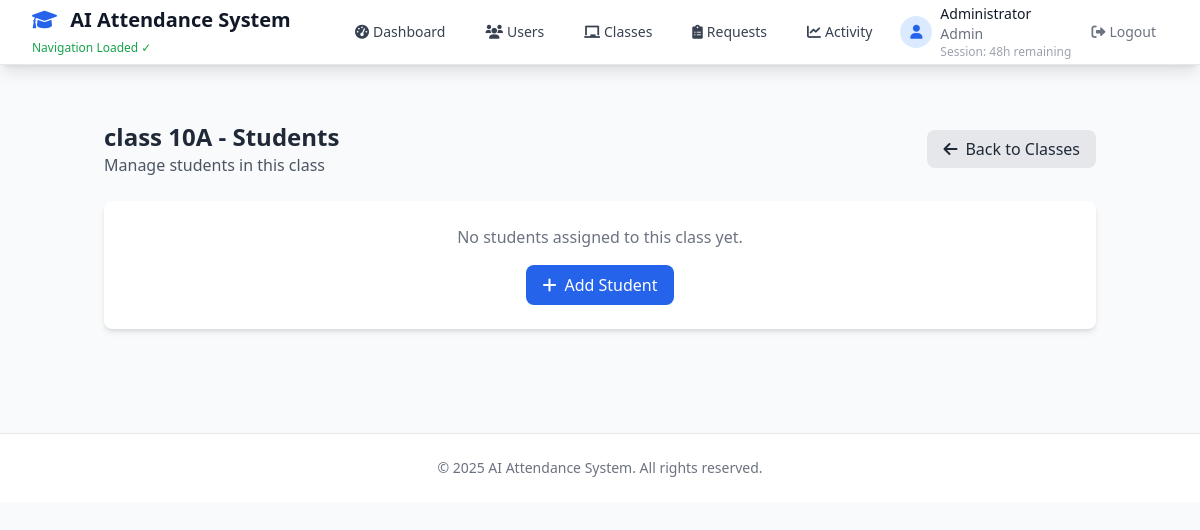
/admin/classes/students/6 (signed in), run on an earlier commit of the app's database.
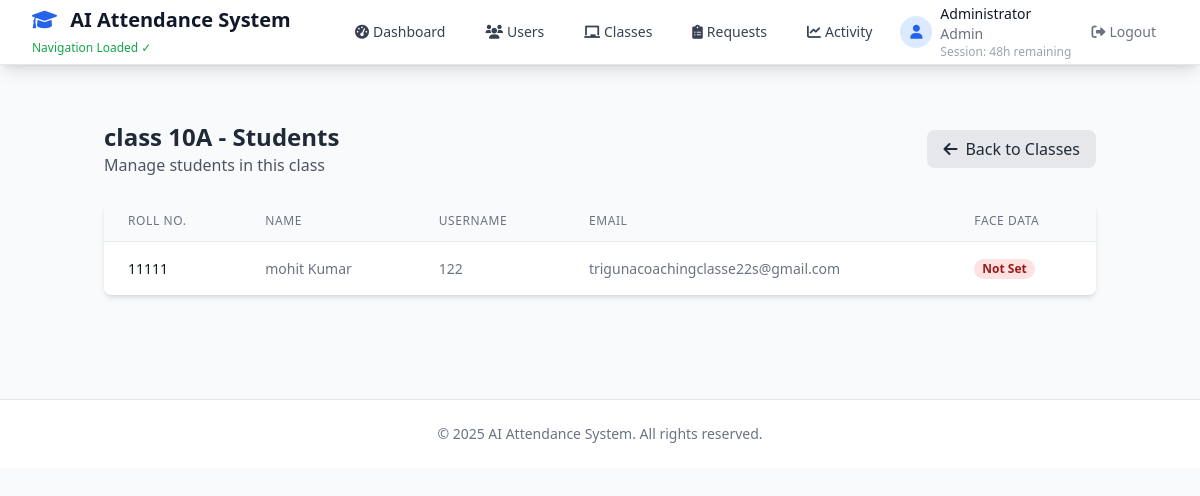
And on a later commit of the database.
### tables this page shows
CREATE TABLE class_assignments (
                id INTEGER PRIMARY KEY AUTOINCREMENT,
                user_id INTEGER NOT NULL,
                class_id INTEGER NOT NULL,
                role TEXT NOT NULL, -- 'teacher' or 'student'
                roll_number TEXT, -- for students
                assigned_at TIMESTAMP DEFAULT CURRENT_TIMESTAMP,
                FOREIGN KEY (user_id) REFERENCES users (id),
                FOREIGN KEY (class_id) REFERENCES classes (id),
                UNIQUE(user_id, class_id, role)
            );

CREATE TABLE users (
                id INTEGER PRIMARY KEY AUTOINCREMENT,
                username TEXT UNIQUE NOT NULL,
                password_hash TEXT NOT NULL,
                email TEXT UNIQUE NOT NULL,
                name TEXT NOT NULL,
                role TEXT NOT NULL DEFAULT 'student',
                created_at TIMESTAMP DEFAULT CURRENT_TIMESTAMP
            );

### app.py (the view)
@app.route('/admin/classes/students/<int:class_id>')
@admin_required
@track_activity('admin_class_students')
def admin_class_students(class_id):
    class_data = class_service.get_class_by_id(class_id)
    if not class_data:
        flash('Class not found', 'error')
        return redirect(url_for('admin_classes'))
    students = class_service.get_class_students(class_id)
    return render_template('admin/class_students.html',
                         class_data=class_data,
                         students=students)

### app.py (called while the page is built)
@app.context_processor
def inject_session():
    return {'session': session}

### backend/auth.py (called while the page is built)
def admin_required(f):
    @wraps(f)
    def decorated_function(*args, **kwargs):
        if 'user_id' not in session:
            return redirect(url_for('login'))
        if 'login_time' in session:
            login_time = datetime.fromisoformat(session['login_time'])
            if datetime.now() - login_time > timedelta(hours=48):
                session.clear()
                flash('Your session has expired. Please log in again.', 'info')
                return redirect(url_for('login'))
        if session.get('role') != 'admin':
            flash('Access denied. Admin privileges required.', 'error')
            return redirect(url_for('dashboard'))
        return f(*args, **kwargs)
    return decorated_function

### backend/database.py (called while the page is built)
    def get_db(self):
        conn = sqlite3.connect(self.db_path)
        conn.row_factory = sqlite3.Row
        return conn

### backend/models.py (called while the page is built)
    def get_by_id(self, class_id):
        conn = self.db.get_db()
        cursor = conn.cursor()
        cursor.execute('SELECT * FROM classes WHERE id = ?', (class_id,))
        class_data = cursor.fetchone()
        conn.close()
        return class_data

### templates/admin/class_students.html (shortened to what this page needs)
{% extends 'layout.html' %}
{% block content %}
<div class="container mx-auto px-4 py-8">
    <div class="flex justify-between items-center mb-6">
        <div>
            <h1 class="text-2xl font-bold text-gray-800">{{ class_data.name }} - Students</h1>
            <p class="text-gray-600">Manage students in this class</p>
        </div>
        <div>
            <a href="{{ url_for('admin_classes') }}" class="bg-gray-200 hover:bg-gray-300 text-gray-800 px-4 py-2 rounded-lg font-medium transition duration-200">
                <i class="fas fa-arrow-left mr-2"></i>Back to Classes
            </a>
        </div>
    </div>
    <div class="bg-white rounded-lg shadow-md overflow-hidden">
        {% if students %}
        <table class="min-w-full divide-y divide-gray-200">
            <thead class="bg-gray-50">
                <tr>
                    <th scope="col" class="px-6 py-3 text-left text-xs font-medium text-gray-500 uppercase tracking-wider">Roll No.</th>
                    <th scope="col" class="px-6 py-3 text-left text-xs font-medium text-gray-500 uppercase tracking-wider">Name</th>
                    <th scope="col" class="px-6 py-3 text-left text-xs font-medium text-gray-500 uppercase tracking-wider">Username</th>
                    <th scope="col" class="px-6 py-3 text-left text-xs font-medium text-gray-500 uppercase tracking-wider">Email</th>
                    <th scope="col" class="px-6 py-3 text-left text-xs font-medium text-gray-500 uppercase tracking-wider">Face Data</th>
                </tr>
            </thead>
            <tbody class="bg-white divide-y divide-gray-200">
                {% for student in students %}
                <tr>
                    <td class="px-6 py-4 whitespace-nowrap text-sm font-medium text-gray-900">{{ student.roll_number }}</td>
                    <td class="px-6 py-4 whitespace-nowrap text-sm text-gray-500">{{ student.name }}</td>
                    <td class="px-6 py-4 whitespace-nowrap text-sm text-gray-500">{{ student.username }}</td>
                    <td class="px-6 py-4 whitespace-nowrap text-sm text-gray-500">{{ student.email }}</td>
                    <td class="px-6 py-4 whitespace-nowrap text-sm text-gray-500">
                        {% if student.has_face_data %}
                        <span class="px-2 inline-flex text-xs leading-5 font-semibold rounded-full bg-green-100 text-green-800">
                            Available
                        </span>
                        {% else %}
                        <span class="px-2 inline-flex text-xs leading-5 font-semibold rounded-full bg-red-100 text-red-800">
                            Not Set
                        </span>
                        {% endif %}
                    </td>
                </tr>
                {% endfor %}
            </tbody>
        </table>
        {% else %}
        <div class="p-6 text-center">
            <p class="text-gray-500">No students assigned to this class yet.</p>
            <a href="{{ url_for('admin_add_user') }}" class="mt-4 inline-block bg-blue-600 hover:bg-blue-700 text-white px-4 py-2 rounded-lg font-medium transition duration-200">
                <i class="fas fa-plus mr-2"></i>Add Student
            </a>
        </div>
        {% endif %}
    </div>
</div>
{% endblock %}

What changed in the data, as far as the page shows it:
added class_assignments: roll_number "11111", name "mohit Kumar", username "122", email "trigunacoachingclasse22s@gmail.com"
Also different on the page:
text no longer shown: "No students assigned to this class yet. Add Student"
text now shown: "ROLL NO. NAME USERNAME EMAIL FACE DATA"
